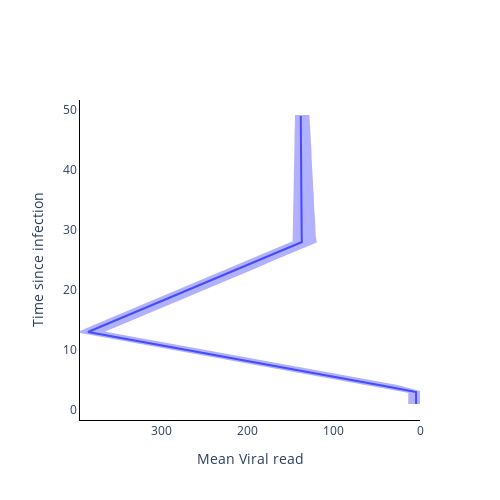

Notebook source saved alongside this figure:
### Code cell
fig = go.Figure()

fig.add_trace(
    go.Scatter(
        y=time_from_infec,
        x=np.mean(vr_val, axis=1),
        mode='lines',
        name='Mean Viral read',
        showlegend=False,
    )
)

fig.add_trace(
    go.Scatter(
        y=time_from_infec.tolist() + time_from_infec.tolist()[::-1],
        x=np.quantile(vr_val, 0.975, axis=1).tolist() + np.quantile(vr_val, 0.025, axis=1).tolist()[::-1],
        mode='lines',
        fill='toself',
        fillcolor='blue',
        line_color='blue',
        opacity=0.3,
        showlegend=False,
    )
)

# Add axis labels
fig.update_layout(
    width=500, 
    height=500,
    plot_bgcolor='white',
    xaxis=dict(
        linecolor='black',
        title = 'Mean Viral read',
        autorange='reversed'
        ),
    yaxis=dict(
        linecolor='black',
        title = 'Time since infection'),
    #legend=dict(
    #    orientation="h",
    #    yanchor="bottom",
    #    y=1.02,
    #    xanchor="right",
    #    x=1
    #)
    )

fig.write_image('images/Viral_read_model-HPV.pdf')
fig.show()

### Figure 1 — Plotly figure (JSON) as saved in the notebook; plotly's stock layout.template omitted (floating-point values rounded to 4 significant figures)
{"data": [{"mode": "lines", "name": "Mean Viral read", "showlegend": false, "type": "scatter", "x": [4.532, 4.476, 4.548, 41.3, 79.4, 117.8, 155.8, 194.1, 232.4, 270.5, 308.9, 347.0, 385.1, 368.7, 352.0, 335.5, 319.0, 302.5, 285.9, 269.3, 252.9, 236.3, 219.7, 203.2, 186.8, 170.2, 153.6, 137.0, 137.3, 137.3, 137.4, 137.3, 137.5, 137.5, 137.6, 137.6, 137.7, 137.7, 137.8, 137.8, 137.9, 137.9, 138.0, 138.0, 138.1, 138.2, 138.2, 138.3, 138.3], "y": [1, 2, 3, 4, 5, 6, 7, 8, 9, 10, 11, 12, 13, 14, 15, 16, 17, 18, 19, 20, 21, 22, 23, 24, 25, 26, 27, 28, 29, 30, 31, 32, 33, 34, 35, 36, 37, 38, 39, 40, 41, 42, 43, 44, 45, 46, 47, 48, 49]}, {"fill": "toself", "fillcolor": "blue", "line": {"color": "blue"}, "mode": "lines", "opacity": 0.3, "showlegend": false, "type": "scatter", "x": [12.56, 12.61, 12.46, 50.61, 88.78, 127.1, 165.3, 203.5, 241.7, 280.0, 318.1, 356.3, 394.4, 378.0, 361.4, 344.8, 328.5, 312.0, 295.4, 278.8, 262.2, 245.7, 229.3, 212.7, 196.0, 179.6, 163.0, 146.7, 146.5, 146.3, 146.3, 146.1, 145.9, 145.7, 145.6, 145.6, 145.3, 145.2, 145.1, 145.0, 144.9, 144.7, 144.6, 144.5, 144.4, 144.3, 144.0, 143.9, 143.8, 129.4, 128.9, 128.3, 128.0, 127.7, 127.5, 127.0, 126.9, 126.7, 126.1, 126.0, 125.3, 125.0, 124.5, 124.5, 124.0, 123.7, 122.9, 122.8, 122.6, 122.2, 121.0, 138.4, 155.1, 171.7, 187.3, 203.8, 220.8, 237.4, 253.8, 270.5, 287.6, 303.4, 319.5, 336.6, 353.5, 369.5, 331.6, 293.2, 255.0, 217.1, 178.9, 140.3, 102.3, 63.56, 26.22, 0, 0, 0], "y": [1, 2, 3, 4, 5, 6, 7, 8, 9, 10, 11, 12, 13, 14, 15, 16, 17, 18, 19, 20, 21, 22, 23, 24, 25, 26, 27, 28, 29, 30, 31, 32, 33, 34, 35, 36, 37, 38, 39, 40, 41, 42, 43, 44, 45, 46, 47, 48, 49, 49, 48, 47, 46, 45, 44, 43, 42, 41, 40, 39, 38, 37, 36, 35, 34, 33, 32, 31, 30, 29, 28, 27, 26, 25, 24, 23, 22, 21, 20, 19, 18, 17, 16, 15, 14, 13, 12, 11, 10, 9, 8, 7, 6, 5, 4, 3, 2, 1]}], "layout": {"height": 500, "plot_bgcolor": "white", "width": 500, "xaxis": {"autorange": "reversed", "linecolor": "black", "title": {"text": "Mean Viral read"}}, "yaxis": {"linecolor": "black", "title": {"text": "Time since infection"}}}}
